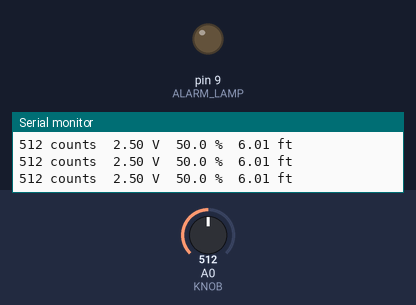
The sketch below on a simulated Arduino Uno, built with avr-gcc and run on an emulated ATmega328P. Shown: output pins drawn as LEDs (lit = HIGH), the last lines printed to the serial monitor. Inputs (shaded band) come from the test bench; at power-on: A0 (KNOB) = 512.

Above: at 1.2 s.
1.3 s: A0 (KNOB) set to 840
4.3 s: A0 (KNOB) set to 871
At 5.7 s:
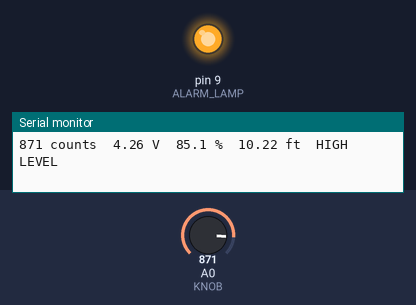
6.0 s: A0 (KNOB) set to 716
At 7.2 s:
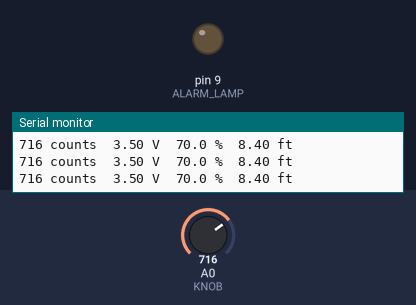
7.5 s: A0 (KNOB) set to 900
At 8.8 s:
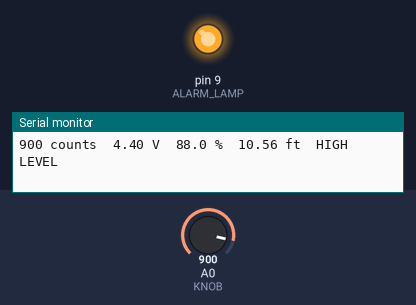
Timing chart, 0 to 10.0 s (numbered marks = the images above; inputs shaded):
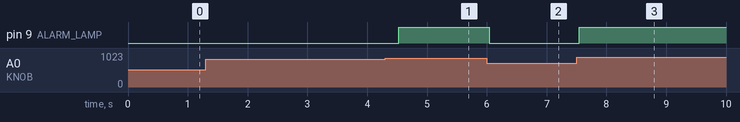

The sketch:

p023-engineering-units.ino
```cpp
// Project 23: Engineering Units
// Turns the raw reading into volts, percent, and feet of
// water in a 12 foot tank. The LED is the high level alarm.

const int KNOB = A0;
const int ALARM_LAMP = 9;

const float TANK_FEET = 12.0;   // level when the tank is full
const float HIGH_ALARM = 10.0;  // alarm above this many feet

void setup() {
  pinMode(ALARM_LAMP, OUTPUT);
  Serial.begin(9600);
}

void loop() {
  // Read the input.
  int raw = analogRead(KNOB);

  // Solve: scale the raw count three ways.
  float volts = raw * 5.0 / 1023.0;
  float percent = raw * 100.0 / 1023.0;
  float feet = raw * TANK_FEET / 1023.0;
  bool highLevel = (feet > HIGH_ALARM);

  // Write the outputs.
  digitalWrite(ALARM_LAMP, highLevel);
  Serial.print(raw);
  Serial.print(" counts  ");
  Serial.print(volts, 2);
  Serial.print(" V  ");
  Serial.print(percent, 1);
  Serial.print(" %  ");
  Serial.print(feet, 2);
  Serial.print(" ft");
  if (highLevel) {
    Serial.print("  HIGH LEVEL");
  }
  Serial.println();
  delay(250);
}
```

Measured:
- the behaviour switches between 852 and 853 on A0 (KNOB) (found by bisection; images 0 and 1)
- after the input at 4.3 s, pin 9 (ALARM_LAMP): LOW → HIGH after 0.23 s
- after the input at 6.0 s, pin 9 (ALARM_LAMP): HIGH → LOW at once
- after the input at 7.5 s, pin 9 (ALARM_LAMP): LOW → HIGH after 0.05 s
